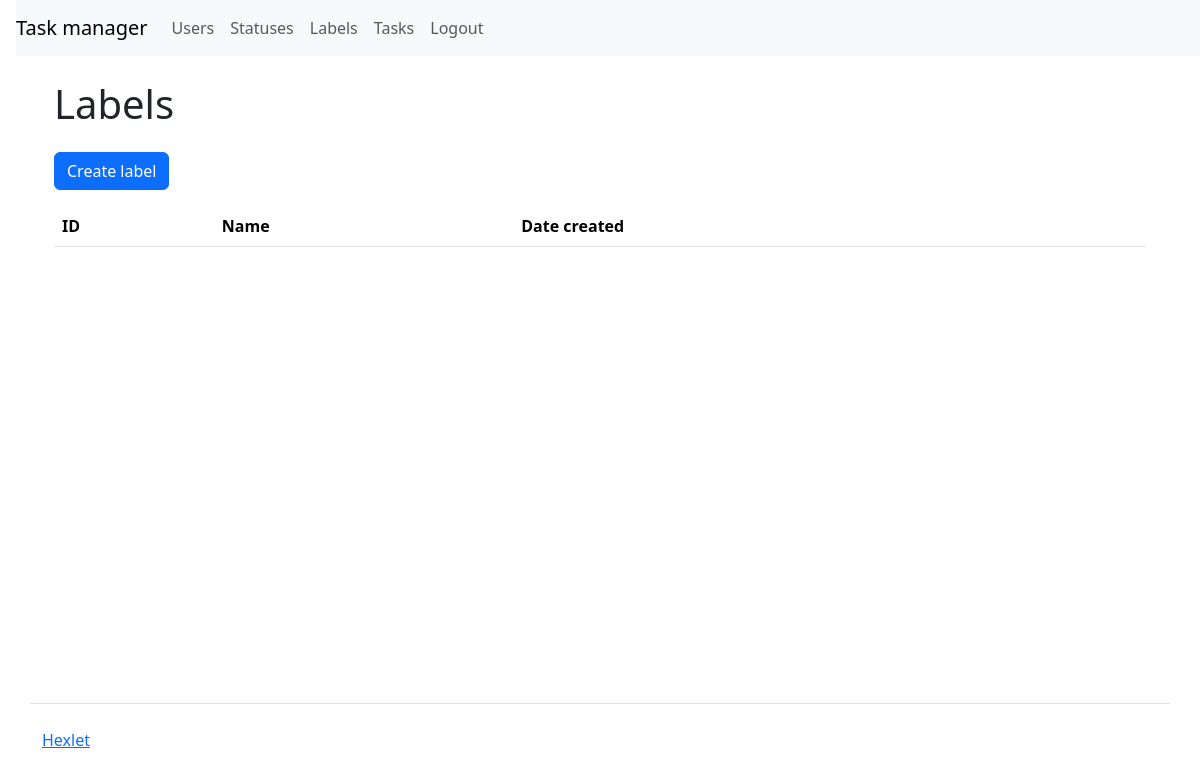
Page /labels/ (signed in) on the earlier database version.
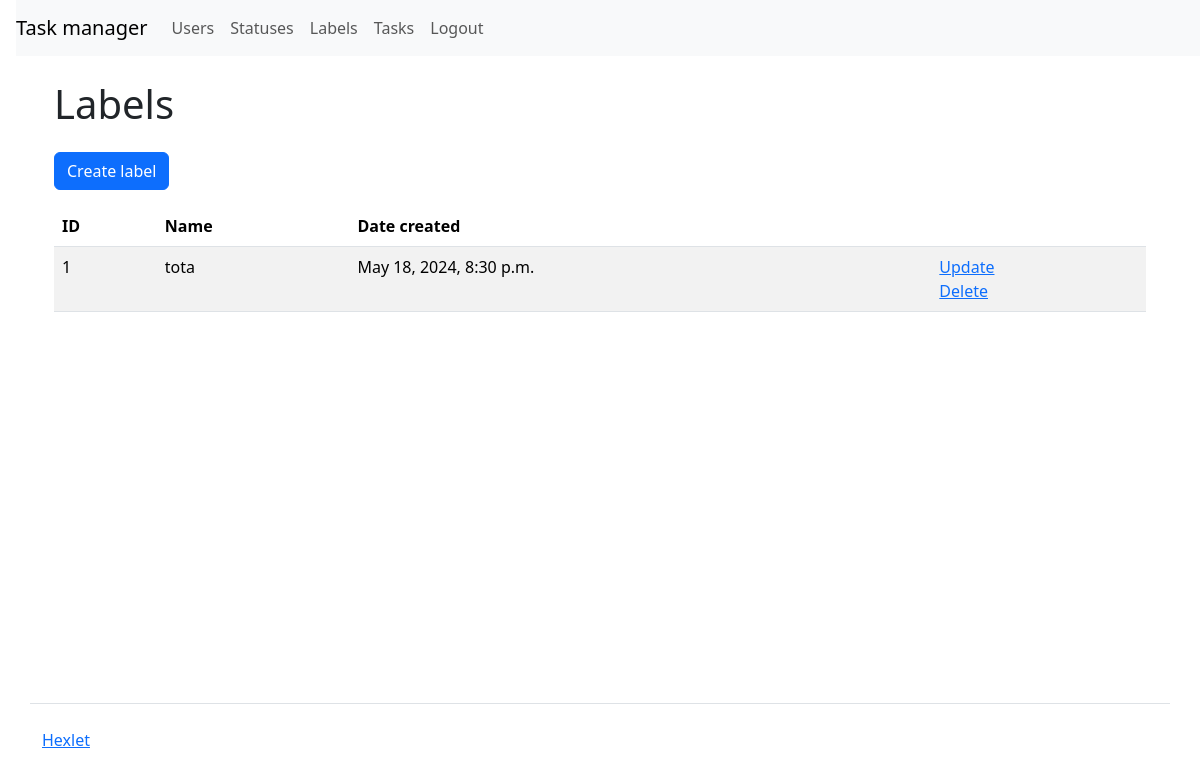
Same page on the later database version.
### task_manager/apps/labels/models.py (models this page shows, shortened)
class Label(models.Model):
    name = models.CharField(max_length=255, null=False, blank=False, verbose_name=_("Name"))
    created_at = models.DateTimeField(auto_now_add=True, verbose_name=_("Created at"))

### task_manager/apps/labels/views.py (the view)
# urls.py: path("", views.Index.as_view(), name="labels"),
class Index(CustomLoginRequiredMixin, ListView):
    model = Label
    template_name = "labels/labels.html"
    context_object_name = "labels"
    login_url = "login"

### task_manager/mixins.py (called while the page is built)
    def dispatch(self, request: HttpRequest, *args, **kwargs):
        if not request.user.is_authenticated:
            messages.add_message(
                request, messages.ERROR, self.permission_denied_message
            )
            return self.handle_no_permission()
        return super(CustomLoginRequiredMixin, self).dispatch(request, *args, **kwargs)

### task_manager/templates/labels/labels.html
{% extends 'base.html' %}
{% load i18n %}
{% block content %}
<div class="container wrapper flex-grow-1">
    <h1 class="my-4">{% translate "Labels" %}</h1>
    <a class="btn btn-primary mb-3" href="{% url 'create_label' %}">{% translate "Create label" %}</a>
    <table class="table table-striped">
        <thead>
            <tr>
                <th>ID</th>
                <th>{% translate "Name" %}</th>
                <th>{% translate "Date created" %}</th>
                <th></th>
            </tr>
        </thead>
        <tbody>
            {% for label in labels %}
            <tr>
                <td>{{ label.id }}</td>
                <td>{{ label.name }}</td>
                <td>{{ label.created_at }}</td>
                <td>
                    <a href="{% url 'update_label' label.id %}">{% translate "Update" %}</a>
                    <br>
                    <a href="{% url 'delete_label' label.id %}">{% translate "Delete" %}</a>
                </td>
            </tr>
            {% endfor %}
        </tbody>
    </table>
</div>
{% endblock %}

Differences in the rows shown:
added Label: id "1", name "tota", created_at "May 18, 2024, 8:30 p.m."
